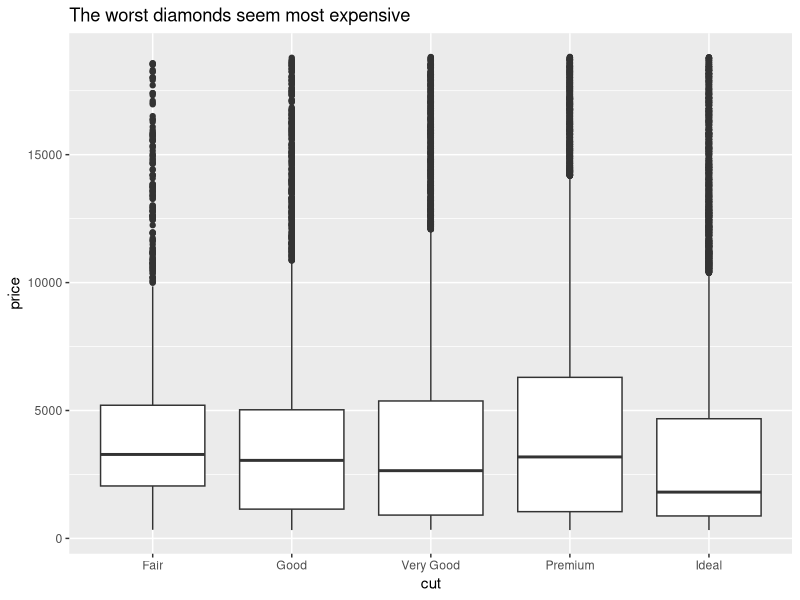
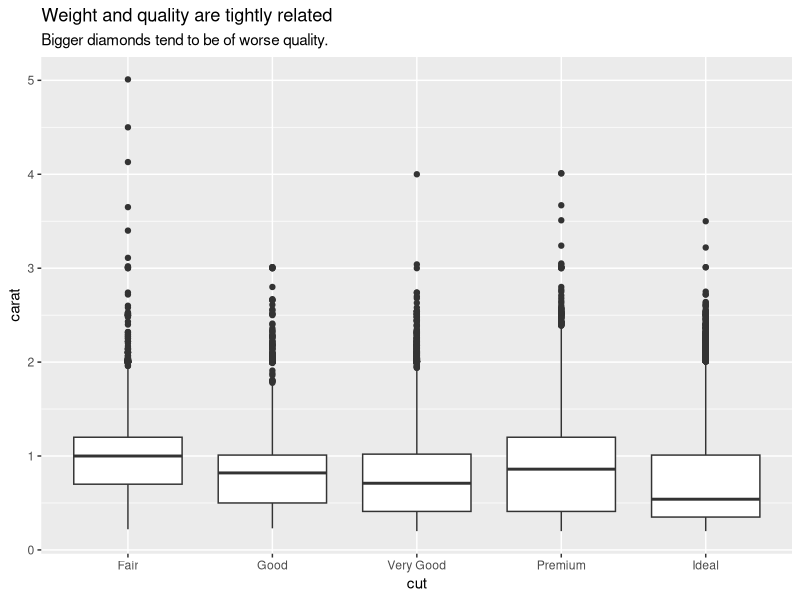
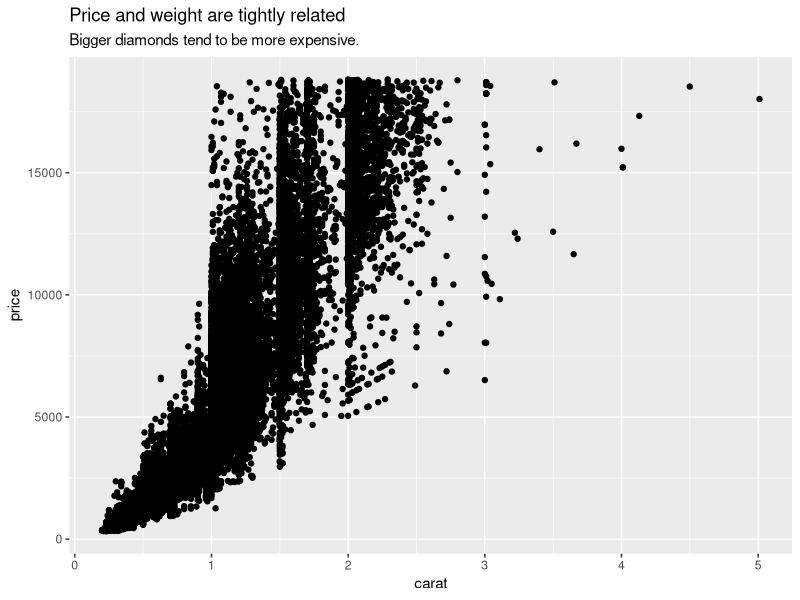
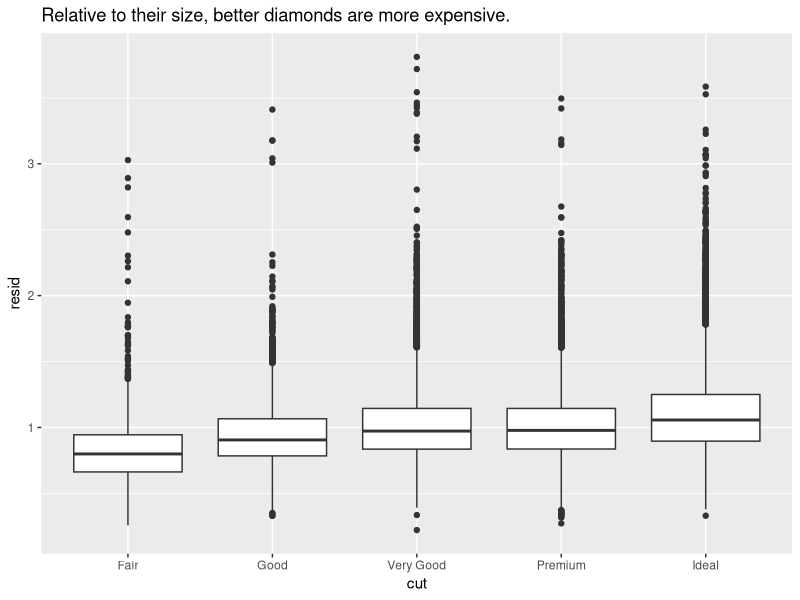
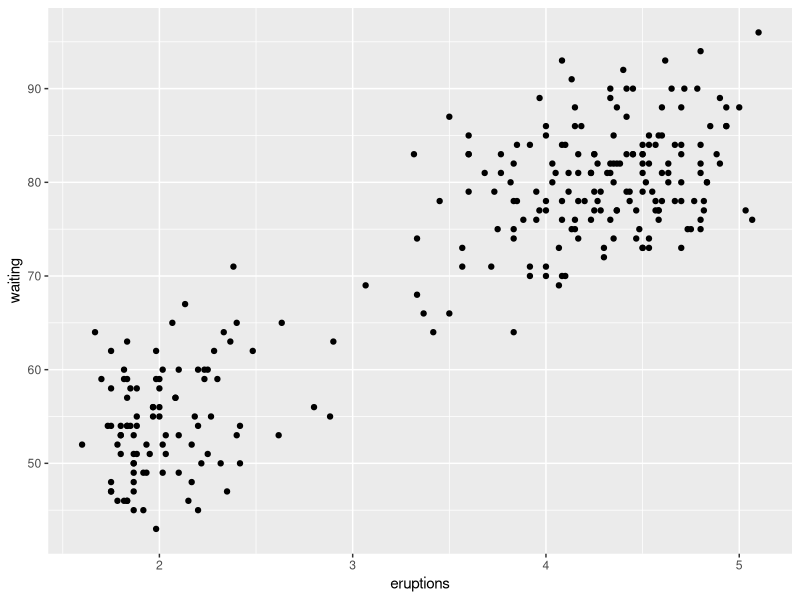
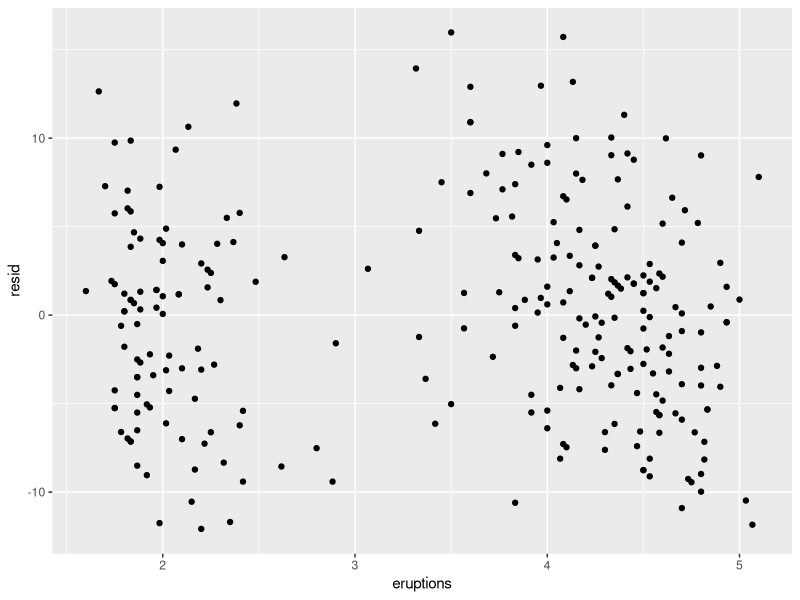

R code for these plots, in order:
## ---- chunk 1
knitr::opts_chunk$set(
  collapse = TRUE,
  comment = "#>"
)
## ---- chunk 2
library(tidyverse)
library(modelr)
## ---- chunk 3
ggplot(diamonds, aes(cut, price)) + 
  geom_boxplot() + 
  labs(title = "The worst diamonds seem most expensive")
## ---- chunk 4
ggplot(diamonds, aes(cut, carat)) + 
  geom_boxplot() +
  labs(
    title = "Weight and quality are tightly related",
    subtitle = "Bigger diamonds tend to be of worse quality."
  )
## ---- chunk 5
ggplot(diamonds, aes(carat, price)) + 
  geom_point() +
  labs(
    title = "Price and weight are tightly related",
    subtitle = "Bigger diamonds tend to be more expensive."
  )
## ---- chunk 6
mod <- lm(log(price) ~ log(carat), data = diamonds)

diamonds2 <- diamonds %>% 
  add_residuals(mod) %>% 
  mutate(resid = exp(resid))
  
ggplot(diamonds2, aes(cut, resid)) + 
  geom_boxplot() +
  labs(title = "Relative to their size, better diamonds are more expensive.")
## ---- chunk 7
ggplot(faithful, aes(eruptions, waiting)) + 
  geom_point()
## ---- chunk 8
mod <- lm(waiting ~ eruptions, data = faithful)

faithful %>% 
  modelr::add_residuals(mod) %>%
  mutate(resid = resid) %>%
  ggplot(aes(eruptions, resid)) + 
  geom_point()
